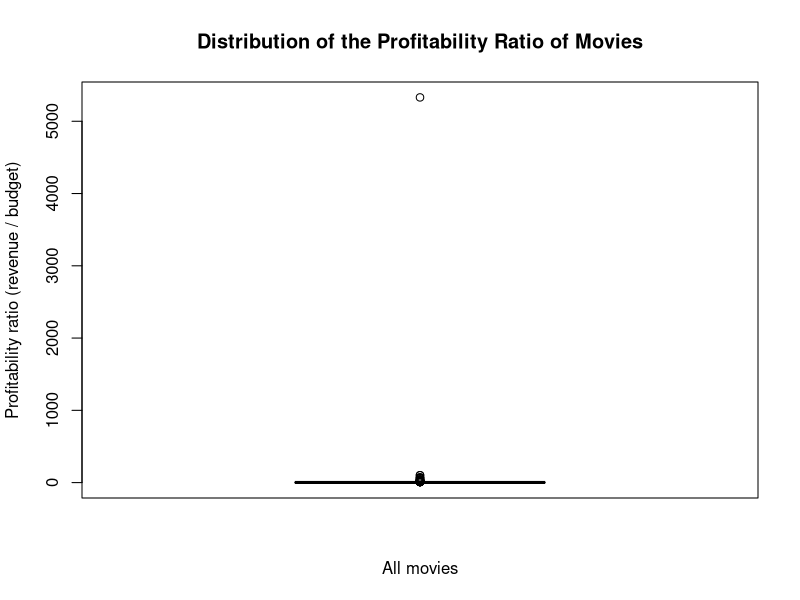
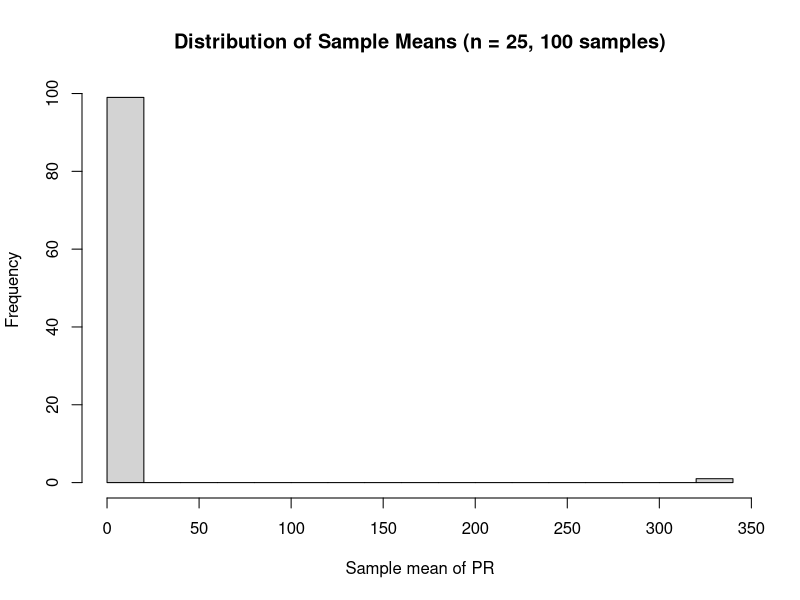
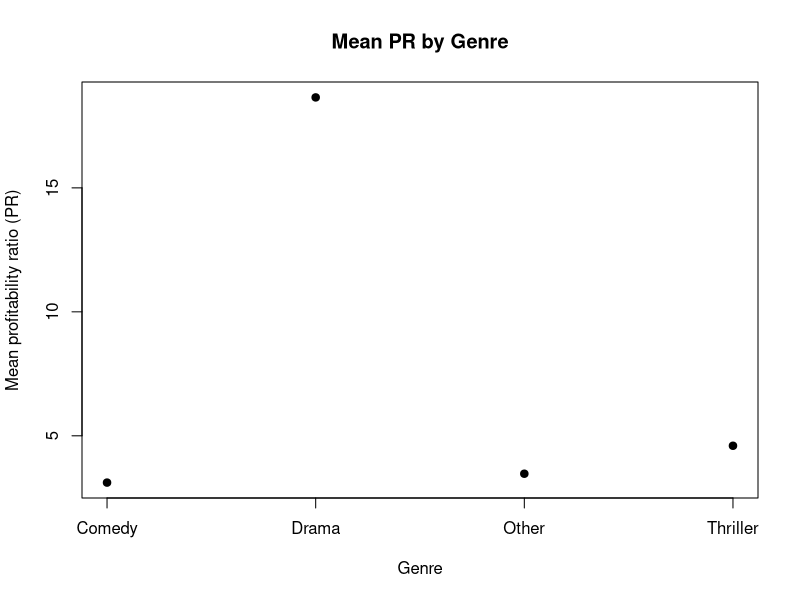
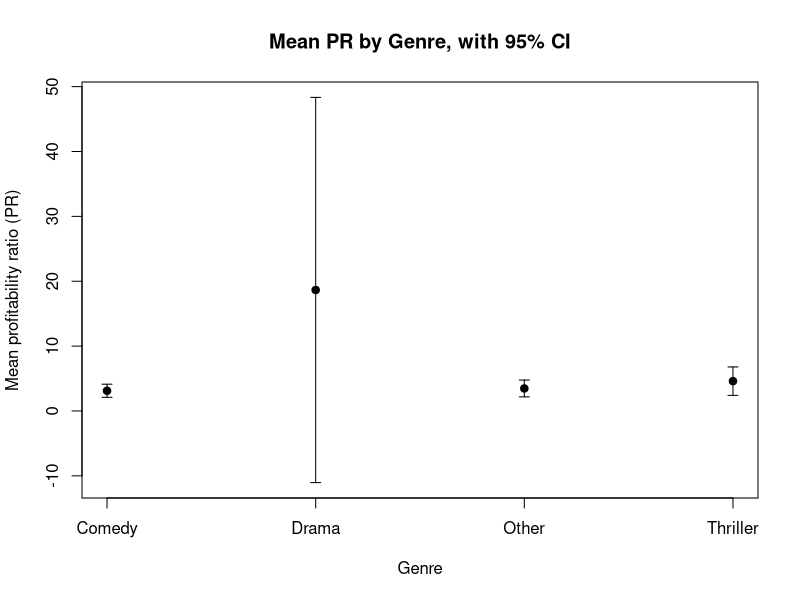
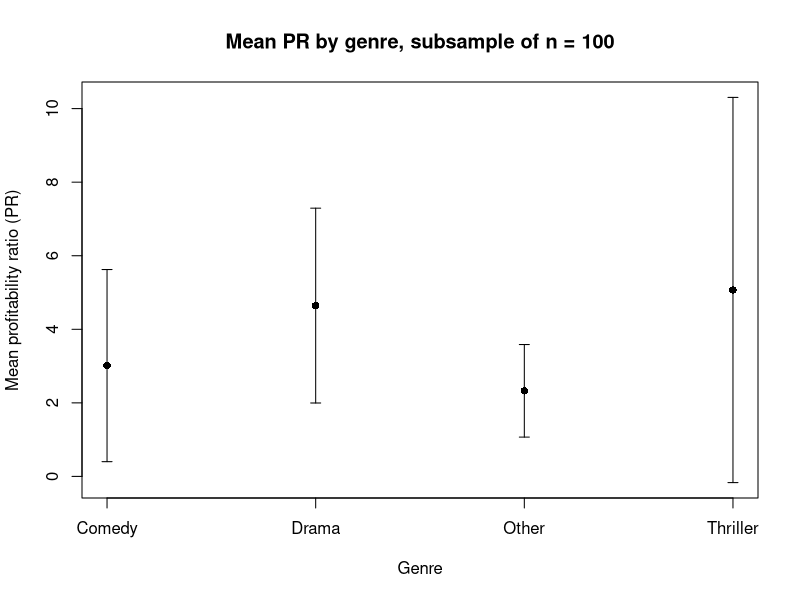

These charts were generated, in order, by the following R code:
## ---- chunk 1
knitr::opts_chunk$set(echo = TRUE)
## ---- chunk 2
movies <- read.delim("movies5.csv")   
dim(movies)                           # 909 observations, 19 variables
length(unique(movies$index))          # 909 distinct movies = subjects
## ---- chunk 3
sapply(movies, class)
str(movies$genre)
## ---- chunk 4
movies$PR <- movies$revenue / movies$budget
mean(movies$PR, na.rm = TRUE)    # Inf
median(movies$PR, na.rm = TRUE)  # 1.85
max(movies$PR, na.rm = TRUE)     # Inf
min(movies$PR, na.rm = TRUE)     # 0

## ---- chunk 5

sum(movies$budget == 0 & movies$revenue > 0)

## ---- chunk 6

sum(movies$budget == 0 & movies$revenue == 0)   # the amount of movies which get NA
## ---- chunk 7
movies$PR[is.infinite(movies$PR)] <- NA
mean(movies$PR, na.rm = TRUE)     # 10.96897
median(movies$PR, na.rm = TRUE)   # 1.750424
max(movies$PR, na.rm = TRUE)      # 5330.339
min(movies$PR, na.rm = TRUE)      # 0


## ---- chunk 8

mean(movies$PR >= 1, na.rm = TRUE)   # 0.6395
sum(movies$PR >= 1, na.rm = TRUE)    # 463

## ---- chunk 9
boxplot(movies$PR,
        main = "Distribution of the Profitability Ratio of Movies",
        xlab = "All movies",
        ylab = "Profitability ratio (revenue / budget)")
summary(movies$PR)


## ---- chunk 10
table(movies$director_gender, useNA = "ifany")
mean(movies$director_gender == "male", na.rm = TRUE)     # 0.9049
mean(movies$director_gender == "female", na.rm = TRUE)   # 0.0951

## ---- chunk 11
pnorm(120, mean = 107, sd = 22) - pnorm(90, mean = 107, sd = 22)

## ---- chunk 12
mean(movies$runtime >= 90 & movies$runtime <= 120) 
sd(movies$runtime)

## ---- chunk 13
notmale <- movies[movies$director_gender == "female" & !is.na(movies$director_gender), ]
p_d <- mean(notmale$runtime >= 120, na.rm = TRUE)
p_d

## ---- chunk 14
mean(movies$PR, na.rm = TRUE)

## ---- chunk 15
set.seed(123)
movies_sample <- movies[sample(nrow(movies), 25), ]
mean(movies_sample$PR, na.rm = TRUE)

## ---- chunk 16
set.seed(123)
sample_means <- numeric(100)
for (i in 1:100) {
  s <- movies[sample(nrow(movies), 25), ]
  sample_means[i] <- mean(s$PR, na.rm = TRUE)
}
sample_means

## ---- chunk 17
summary(sample_means)
sd(sample_means)
hist(sample_means,
     main = "Distribution of Sample Means (n = 25, 100 samples)",
     xlab = "Sample mean of PR",
     breaks = 20)

## ---- chunk 18
thriller <- movies [movies$genre == "Thriller" & !is.na(movies$genre), ]
t.test(thriller$vote_average, conf.level = 0.99)


## ---- chunk 19

t.test(thriller$vote_average, mu = 6.5, alternative = "less")
qt(0.05, df = 126)   # critical value, -1.657

## ---- chunk 20
table(movies$first_actor_gender)


## ---- chunk 21
prop.test(649, 872, p=0.5) 


## ---- chunk 22
var(movies$PR[movies$first_actor_gender == "male"], na.rm = TRUE)
var(movies$PR[movies$first_actor_gender == "female"], na.rm = TRUE)

## ---- chunk 23
s2_f <- var(movies$PR[movies$first_actor_gender == "female"], na.rm = TRUE)
n_f  <- sum(!is.na(movies$PR[movies$first_actor_gender == "female"]))
chi  <- (n_f - 1) * s2_f / 69.36
chi                                   
qchisq(c(0.025, 0.975), df = n_f - 1)      
2 * (1 - pchisq(chi, df = n_f - 1)) 


## ---- chunk 24
top3 <- names(sort(table(movies$genre), decreasing = TRUE))[1:3]
movies$genre2 <- ifelse(movies$genre %in% top3, movies$genre, "Other")
table(movies$genre2)
## ---- chunk 25
means <- aggregate(PR ~ genre2, data = movies, FUN = mean, na.rm = TRUE)
means

plot(1:nrow(means), means$PR, xaxt = "n",
     xlab = "Genre", ylab = "Mean profitability ratio (PR)",
     main = "Mean PR by Genre",
     pch = 19)
axis(1, at = 1:nrow(means), labels = means$genre2)
## ---- chunk 26
genres <- sort(unique(movies$genre2))
means <- tapply(movies$PR, movies$genre2, mean, na.rm = TRUE)

ci <- sapply(genres, function(g) {
  x <- movies$PR[movies$genre2 == g]
  x <- x[!is.na(x)]
  qt(0.975, length(x) - 1) * sd(x) / sqrt(length(x))
})

plot(1:4, means, xaxt = "n", pch = 19,
     ylim = c(min(means - ci), max(means + ci)),
     xlab = "Genre", ylab = "Mean profitability ratio (PR)",
     main = "Mean PR by Genre, with 95% CI")
axis(1, at = 1:4, labels = genres)
arrows(1:4, means - ci, 1:4, means + ci, angle = 90, code = 3, length = 0.05)
## ---- chunk 27
set.seed(1)
movies_sub100 <- movies[sample(nrow(movies), 100), ]

genres_sub <- sort(unique(movies_sub100$genre2))
means_sub <- tapply(movies_sub100$PR, movies_sub100$genre2, mean, na.rm = TRUE)

ci_sub <- sapply(genres_sub, function(g) {
  x <- movies_sub100$PR[movies_sub100$genre2 == g]
  x <- x[!is.na(x)]
  qt(0.975, length(x) - 1) * sd(x) / sqrt(length(x))
})

plot(1:length(genres_sub), means_sub, xaxt = "n", pch = 16,
     ylim = c(min(means_sub - ci_sub), max(means_sub + ci_sub)),
     main = "Mean PR by genre, subsample of n = 100",
     xlab = "Genre",
     ylab = "Mean profitability ratio (PR)")

axis(1, at = 1:length(genres_sub), labels = genres_sub)
arrows(1:length(genres_sub), means_sub - ci_sub,
       1:length(genres_sub), means_sub + ci_sub,
       angle = 90, code = 3, length = 0.05)

means_sub
ci_sub
## ---- chunk 28
#WRITE YOUR CODE HERE

## ---- chunk 29
#WRITE YOUR CODE HERE

## ---- chunk 30
#WRITE YOUR CODE HERE

## ---- chunk 31
#WRITE YOUR CODE HERE

## ---- chunk 32
#WRITE YOUR CODE HERE

## ---- chunk 33
#WRITE YOUR CODE HERE

## ---- chunk 34
#WRITE YOUR CODE HERE

## ---- chunk 35
#WRITE YOUR CODE HERE

## ---- chunk 36
#WRITE YOUR CODE HERE

## ---- chunk 37
#WRITE YOUR CODE HERE

## ---- chunk 38
#WRITE YOUR CODE HERE

## ---- chunk 39
#WRITE YOUR CODE HERE

## ---- chunk 40
#WRITE YOUR CODE HERE

## ---- chunk 41
#WRITE YOUR CODE HERE
